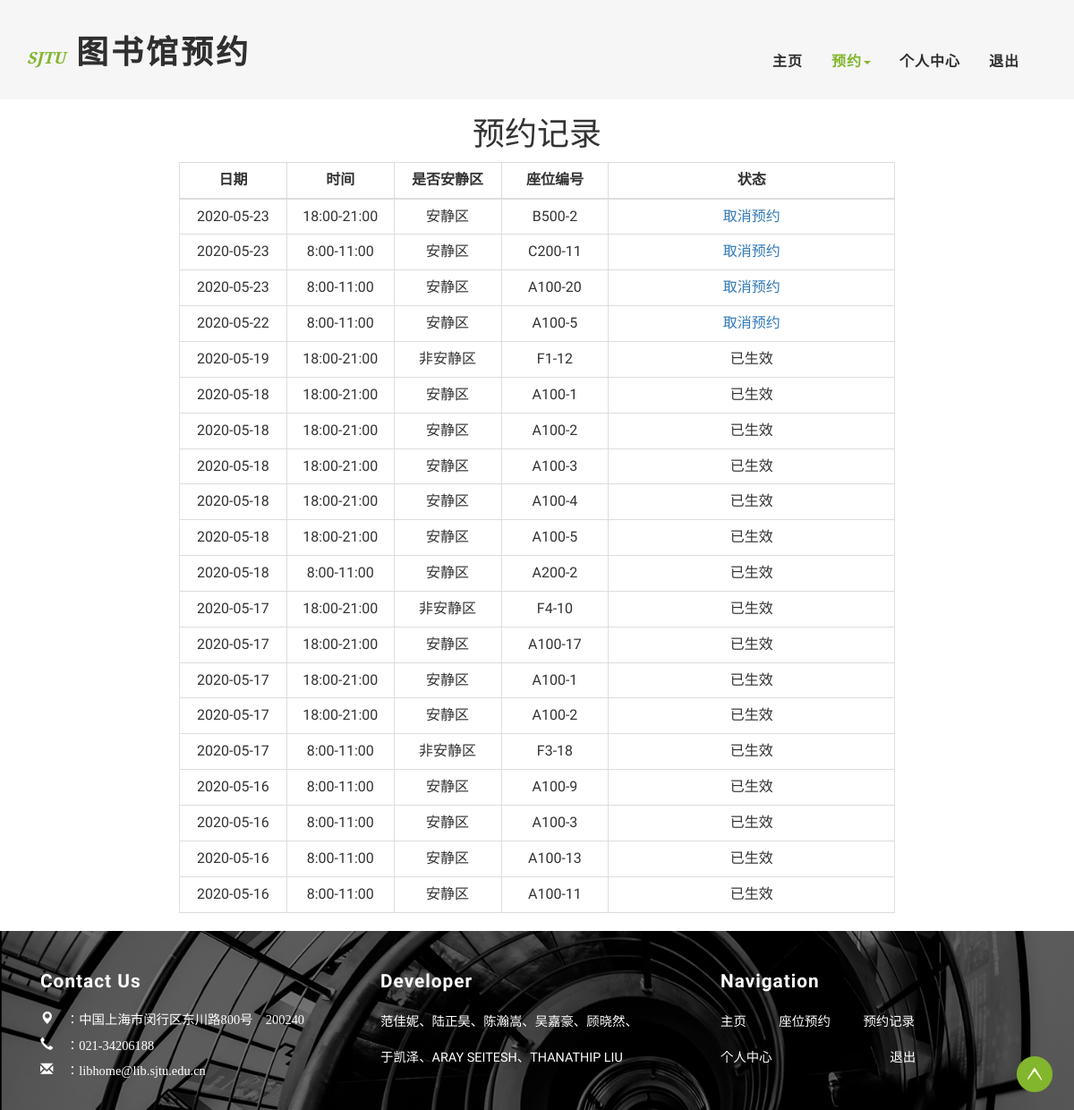
Page /book/book_record/ (signed in) on the earlier database version.
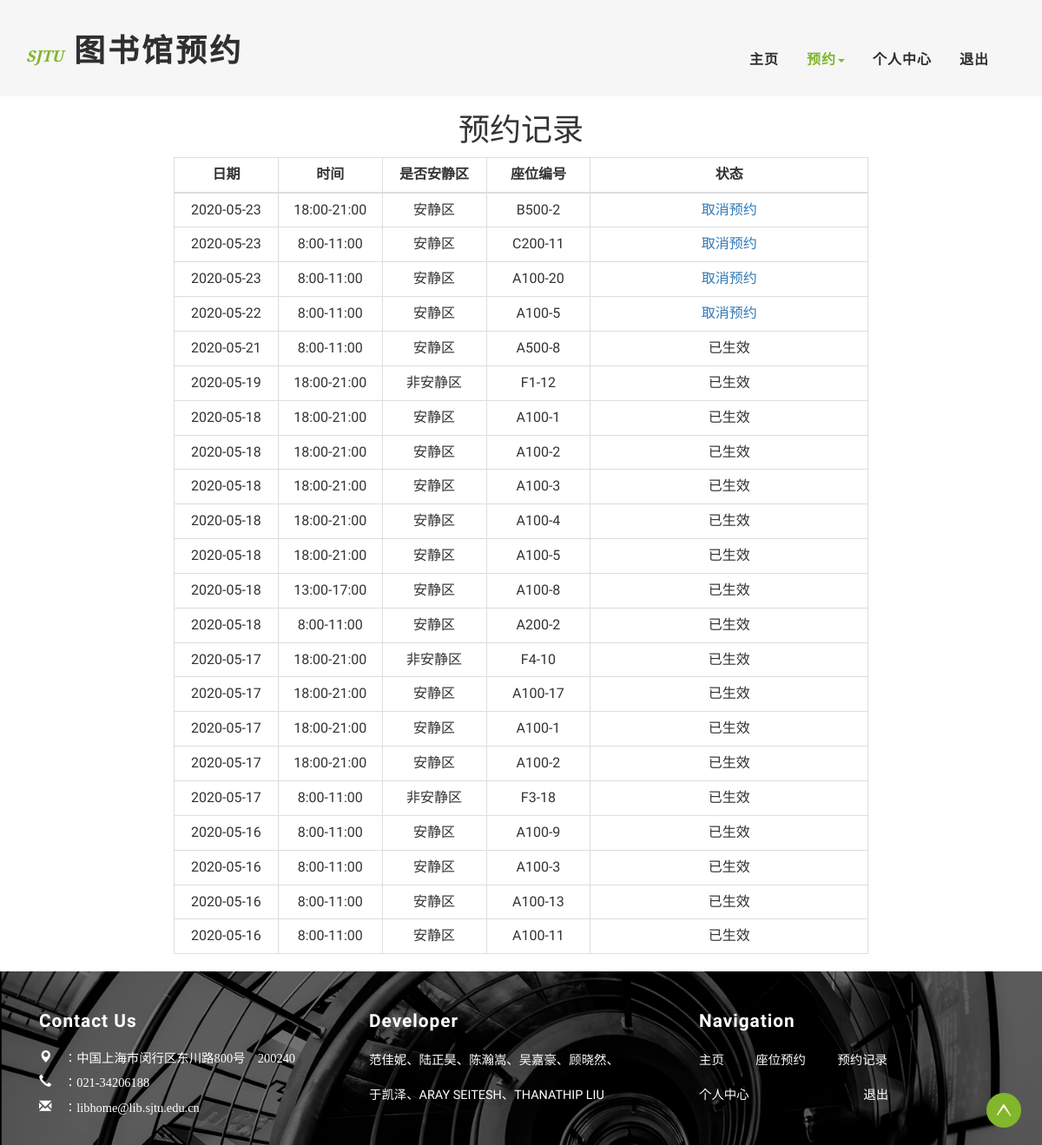
Same page on the later database version.
### Book_App/models.py (models this page shows)
class Reservation(models.Model):
    account = models.ForeignKey(UserProf, on_delete=models.CASCADE)  # 与用户关联
    seat = models.ForeignKey(Seat, on_delete=models.CASCADE)  # 与座位关联
    is_delete = models.BooleanField(default=True)  # 当前预约/预约记录
    date = models.CharField(max_length=20)  # 预约时间点(年-月-日）
    time_choice = (  # 可选择时间点
        (1, "8:00-11:00"),
        (2, "13:00-17:00"),
        (3, "18:00-21:00"),
    )
    time_id = models.IntegerField(choices=time_choice)  # 1、2、3
    class Meta:
        db_table = 'reservation'
        unique_together = (
            ("account", "seat", "time_id", "date"),  # 这三个字段联合唯一，防止重复预订
        )

class Seat(models.Model):
    is_quiet_area = models.BooleanField(default=True)  # 安静区/非安静区
    floor = models.IntegerField(default=1)  # 楼层，5层
    area = models.CharField(max_length=1, null=True)  # 阅览区，A区、B区、C区
    table_type = models.IntegerField(default=4)  # 桌子类型，1人桌、2人桌、4人桌
    has_power = models.BooleanField(default=False)  # 默认无电源插座
    table_position_noisy = models.CharField(max_length=20, null=True)  # 桌子位置 格式：floor-桌号
    table_position_quiet = models.CharField(max_length=20, null=True)  # 桌子位置 格式：A100-桌号
    class Meta:
        db_table = 'seat'

### Book_App/views.py (the view)
# urls.py: path('book_record/', views.book_record, name='book_record'),
def book_record(request):
    try:
        user_id = request.session.get('user_id') * 1
    except Exception:
        return redirect(reverse('account:user_login'))
    user_id = request.session.get('user_id')
    userprof = UserProf.objects.get(user_id=user_id)
    judge_is_delete(userprof)
    reservation_records = Reservation.objects.filter(account=userprof)
    reservation_records = reservation_records.order_by('-date', '-time_id')
    records_not_delete = []
    records_is_delete = []
    for reservation_record in reservation_records:
        re_record = Re_Record()
        re_record.day = reservation_record.date
        re_record.id = reservation_record.id
        if reservation_record.time_id == 1:
            re_record.time_choice = '8:00-11:00'
        if reservation_record.time_id == 2:
            re_record.time_choice = '13:00-17:00'
        if reservation_record.time_id == 3:
            re_record.time_choice = '18:00-21:00'
        seat = reservation_record.seat
        if seat.is_quiet_area:
            re_record.is_quiet = '安静区'
            re_record.seat_id = seat.table_position_quiet
        else:
            re_record.is_quiet = '非安静区'
            re_record.seat_id = seat.table_position_noisy
        if not reservation_record.is_delete:
            records_not_delete.append(re_record)
        else:
            records_is_delete.append(re_record)
    data = {
        'records_not_delete': records_not_delete,
        'records_is_delete': records_is_delete,
    }
    return render(request, 'main/book_record.html', context=data)

### templates/main/book_record.html (shortened to what this page needs)
{% extends 'base_main.html' %}
{% load static %}
{% block header %}
    <div class="banner">
        <div class="header">
            <div class="container">
                <div class="header-left">
                    <div class="w3layouts-logo">
                        <h1>
                            <a href="{% url 'center:homepage' %}"><span>SJTU</span> 图书馆预约 </a>
                        </h1>
                    </div>
                </div>
                <div class="header-right">
                    <div class="w3-header-bottom">
                        <div class="top-nav">
                            <nav class="navbar navbar-default">
                                <div class="collapse navbar-collapse" id="bs-example-navbar-collapse-1">
                                    <ul class="nav navbar-nav">
                                        <li><a href="{% url 'center:homepage' %}">主页</a></li>
                                        <li class=""><a class="active" href="#"
                                                        class="dropdown-toggle hvr-bounce-to-bottom"
                                                        data-toggle="dropdown" role="button" aria-haspopup="true"
                                                        aria-expanded="false">预约<span class="caret"></span></a>
                                        </li>
                                        <li><a href={% url 'center:personal_center' %}>个人中心</a></li>
                                        <li><a href={% url 'account:logout' %}>退出</a></li>
                                    </ul>
                                    <div class="clearfix"></div>
                                </div>
                            </nav>
                        </div>
                        <div class="clearfix"></div>
                    </div>
                </div>
                <div class="clearfix"></div>
            </div>
        </div>
    </div>
{% endblock %}
{% block content %}
    <div class="text-center"><h1>预约记录</h1></div>
    <div class="text-center">
        <table class="table table-bordered" align="center" style="max-width: 800px;">
            <thead>
            <th width="15%" style="text-align:center">日期</th>
            <th width="15%" style="text-align:center">时间</th>
            <th width="15%" style="text-align:center">是否安静区</th>
            <th width="15%" style="text-align:center">座位编号</th>
            <th wdith="15%" style="text-align:center">状态</th>
            </thead>
            <tbody>
            {% for record in records_not_delete %}
                <tr>
                    <td><span>{{ record.day }}</span></td>
                    <td><span>{{ record.time_choice }}</span></td>
                    <td><span>{{ record.is_quiet }}</span></td>
                    <td><span>{{ record.seat_id }}</span></td>
                    <td><a href="{% url 'book:book_cancel' reservation_id=record.id %}" onclick="return confirm('你确定取消吗？')">取消预约</a></td>
                </tr>
            {% endfor %}
            {% for record in records_is_delete %}
                <tr>
                    <td><span>{{ record.day }}</span></td>
                    <td><span>{{ record.time_choice }}</span></td>
                    <td><span>{{ record.is_quiet }}</span></td>
                    <td><span>{{ record.seat_id }}</span></td>
                    <td>已生效</td>
                </tr>
            {% endfor %}
            </tbody>
        </table>
    </div>
{% endblock %}

### templates/base_main.html (shortened to what this page needs)
{% extends 'base.html' %}
{% load static %}
{% block footer %}
    <div class="footer">
        <div class="container">
            <div class="agile-footer-grids">
                <br>
                <br>
                <div class="col-md-4 agile-footer-grid">
                    <h4 class="text-left" style="color:white">Contact Us</h4>
                    <p class="text-left" style="color:white">
                        <span class="glyphicon glyphicon-map-marker" aria-hidden="true">
                            ：中国上海市闵行区东川路800号 200240
                        </span>
                        <span class="glyphicon glyphicon-earphone" aria-hidden="true">
                            ：021-34206188
                        </span>
                        <span class="glyphicon glyphicon-envelope" aria-hidden="true">
                            ：libhome@lib.sjtu.edu.cn
                        </span>
                    </p>
                </div>
                <div class="col-md-4 agile-footer-grid">
                    <h4 class="text-left" style="color:white">Developer</h4>
                    <p class="text-left">
                        <p style="color:white">
                        范佳妮、陆正昊、陈瀚嵩、吴嘉豪、顾晓然、
                        <span>
                            于凯泽、ARAY SEITESH、THANATHIP LIU
                        </span>
                        </p>
                    </p>
                </div>
                <div class="col-md-4 agile-footer-grid">
                    <h4 class="text-left" style="color:white"> Navigation</h4>
                    <ul>
                        <p class="text-justify">
                        <a href="{% url 'center:homepage' %}" style="color:white">主页</a>
                        <nobr>&emsp;&emsp;</nobr>
                        <a href="{% url 'book:book_seat' %}" style="color:white">座位预约</a>
                        <nobr>&emsp;&emsp;</nobr>
                        <a href="{% url 'book:book_record' %}" style="color:white">预约记录</a>
                        <nobr>&emsp;&emsp;</nobr>
                        <span>
                        <a href="{% url 'center:personal_center' %}" style="color:white">个人中心</a>
                        <nobr>&emsp;&emsp;&emsp;&emsp;&emsp;&emsp;&emsp;&emsp;&nbsp;&nbsp;</nobr>
                        <a href="{% url 'account:logout' %}" style="color:white">退出</a>
                        </span>
                        </p>
                    </ul>
                </div>
                <br>
                <br>
                <br>
                <div class="clearfix"></div>
            </div>
        </div>
    </div>
    <a href="#" id="toTop" style="display: inline;">To Top</a>
{% endblock %}

### templates/base.html (shortened to what this page needs)
{% load static %}
<!DOCTYPE html>
<html lang="en">
<head>
    <link href="/static/css/bootstrap.css" rel="stylesheet" type="text/css" media="all"/>
    <link rel="stylesheet" href="/static/css/style.css" type="text/css" media="all">
</head>
<body>
{% block header %}
{% endblock %}
{% block content %}
{% endblock %}
{% block footer %}
{% endblock %}
</body>
</html>

### static/css/style.css (style rules this page uses)
body a { transition: 0.5s all; -webkit-transition: 0.5s all; -o-transition: 0.5s all; -moz-transition: 0.5s all; -ms-transition: 0.5s all; }
html, body { font-size: 100%; font-family: 'Roboto Condensed', sans-serif; }
body { background: #FFFFFF; }
.header { background: rgba(212, 212, 212, 0.21); padding: 1em 0; }
.header-left { float: left; }
.w3layouts-logo { margin: 1.5em 0 0 0; }
.w3layouts-logo h1 { margin: 0; }
.w3layouts-logo h1 a { color: #2f2f2f; font-size: 1em; text-decoration: none; font-weight: 900; font-family: 'Raleway', sans-serif; text-transform: uppercase; letter-spacing: 3px; }
.w3layouts-logo h1 a span { color: #82b62d; font-size: .5em; text-decoration: none; font-family: 'Crimson Text', serif; font-style: italic; font-weight: 600; text-transform: uppercase; letter-spacing: 0; }
.header-right { float: right; margin: 1.2em 0 0 0; }
.top-nav { padding: 1em 0; margin: .5em 0 0 0; float: left; }
.top-nav ul { padding: 0; margin: 0; }
.top-nav ul li { display: inline-block; margin: 0 1em; float: left; }
ul.nav.navbar-nav { float: right; }
.navbar-default { background: none; border: none; margin: 0; }
.navbar { min-height: 0; }
.top-nav ul li a { color: #2f2f2f !important; font-size: 1em; margin: 0; text-decoration: none; padding: 0; font-weight: 600; font-family: 'Roboto Condensed', sans-serif; letter-spacing: 1px; }
.top-nav ul li a.active { color: #82b62d !important; }
.footer { background-image: url("../image/footer.png"); background-repeat: no-repeat; background-size: cover; background-position: center; height: 200px; }
.agile-footer-grid h4 { color: #212121; font-size: 1.3em; font-weight: 600; margin: 0 0 1em 0; letter-spacing: 1px; }
.agile-footer-grid p { font-size: .9em; line-height: 1.8em; margin: 0; }
.agile-footer-grid p span { display: block; margin: 1em 0 0 0; }
.agile-footer-grid ul { padding: 0; margin: 0; }
#toTop { display: none; text-decoration: none; position: fixed; bottom: 20px; right: 2%; overflow: hidden; z-index: 999; width: 40px; height: 40px; border: none; text-indent: 100%; background: url(../image/arrow.png) no-repeat 0 0; }

Differences in the rows shown:
added Reservation: day "2020-05-21"
now on this page (row unchanged): Seat: seat_id "A500-8"
added Reservation: day "2020-05-18"
now on this page (row unchanged): Seat: seat_id "A100-8"
Other differences:
new list line: "8:00-11:00 安静区 已生效"
new list line: "13:00-17:00 安静区 已生效"
